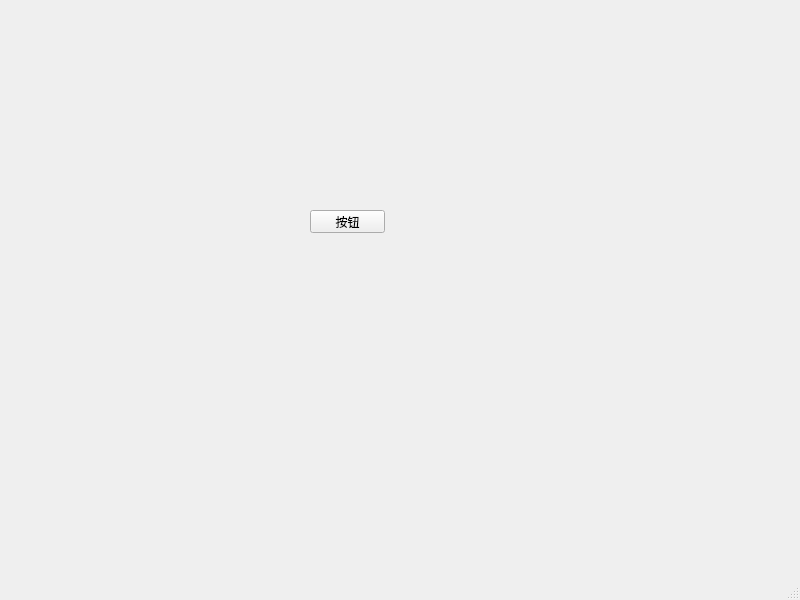
<?xml version="1.0" encoding="UTF-8"?>
<ui version="4.0">
 <class>MainWindow</class>
 <widget class="QMainWindow" name="MainWindow">
  <property name="geometry">
   <rect>
    <x>0</x>
    <y>0</y>
    <width>800</width>
    <height>600</height>
   </rect>
  </property>
  <property name="windowTitle">
   <string>MainWindow</string>
  </property>
  <widget class="QWidget" name="centralwidget">
   <widget class="QPushButton" name="pushButton">
    <property name="geometry">
     <rect>
      <x>310</x>
      <y>210</y>
      <width>75</width>
      <height>23</height>
     </rect>
    </property>
    <property name="text">
     <string>按钮</string>
    </property>
   </widget>
  </widget>
  <widget class="QMenuBar" name="menubar">
   <property name="geometry">
    <rect>
     <x>0</x>
     <y>0</y>
     <width>800</width>
     <height>23</height>
    </rect>
   </property>
  </widget>
  <widget class="QStatusBar" name="statusbar"/>
 </widget>
 <resources/>
 <connections/>
</ui>
